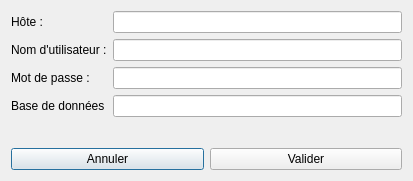
<?xml version="1.0" encoding="UTF-8"?>
<ui version="4.0">
 <class>FenSqlOptions</class>
 <widget class="QDialog" name="FenSqlOptions">
  <property name="geometry">
   <rect>
    <x>0</x>
    <y>0</y>
    <width>413</width>
    <height>181</height>
   </rect>
  </property>
  <property name="windowTitle">
   <string>Dialog</string>
  </property>
  <layout class="QVBoxLayout" name="verticalLayout">
   <item>
    <layout class="QFormLayout" name="formLayout">
     <item row="0" column="0">
      <widget class="QLabel" name="hTeLabel">
       <property name="text">
        <string>Hôte :</string>
       </property>
      </widget>
     </item>
     <item row="0" column="1">
      <widget class="QLineEdit" name="hTeLineEdit"/>
     </item>
     <item row="1" column="0">
      <widget class="QLabel" name="nomDUtilisateurLabel">
       <property name="text">
        <string>Nom d'utilisateur :</string>
       </property>
      </widget>
     </item>
     <item row="1" column="1">
      <widget class="QLineEdit" name="nomDUtilisateurLineEdit"/>
     </item>
     <item row="2" column="0">
      <widget class="QLabel" name="motDePasseLabel">
       <property name="text">
        <string>Mot de passe :</string>
       </property>
      </widget>
     </item>
     <item row="2" column="1">
      <widget class="QLineEdit" name="motDePasseLineEdit">
       <property name="echoMode">
        <enum>QLineEdit::Password</enum>
       </property>
      </widget>
     </item>
     <item row="3" column="0">
      <widget class="QLabel" name="baseDeDonnEsLabel">
       <property name="text">
        <string>Base de données</string>
       </property>
      </widget>
     </item>
     <item row="3" column="1">
      <widget class="QLineEdit" name="baseDeDonnEsLineEdit"/>
     </item>
    </layout>
   </item>
   <item>
    <layout class="QHBoxLayout" name="horizontalLayout">
     <item>
      <widget class="QPushButton" name="pushButton">
       <property name="text">
        <string>Annuler</string>
       </property>
      </widget>
     </item>
     <item>
      <widget class="QPushButton" name="pushButton_2">
       <property name="text">
        <string>Valider</string>
       </property>
      </widget>
     </item>
    </layout>
   </item>
  </layout>
 </widget>
 <resources/>
 <connections/>
</ui>
